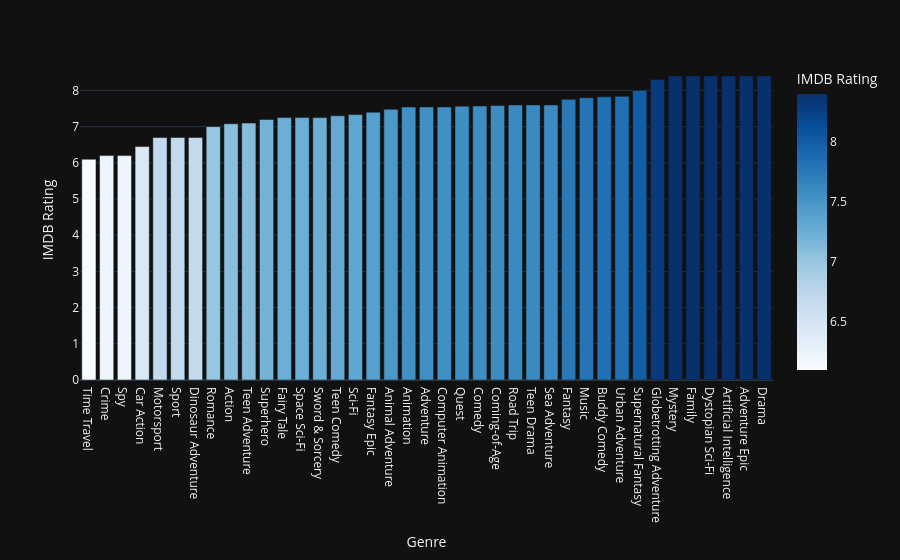

The notebook cell saved with this chart:
### Code cell
fig2 = px.bar(df_genre, x='value', y='imdb_score', template='plotly_dark', labels={'value': 'Genre', 'imdb_score': 'IMDB Rating'}, color_continuous_scale='Blues', color='imdb_score')
fig2.show()

### Figure 1 — Plotly figure (JSON) as saved in the notebook; plotly's stock layout.template omitted (floating-point values rounded to 4 significant figures)
{"data": [{"hovertemplate": "Genre=%{x}<br>IMDB Rating=%{marker.color}<extra></extra>", "legendgroup": "", "marker": {"color": [6.1, 6.2, 6.2, 6.45, 6.7, 6.7, 6.7, 7.0, 7.08, 7.1, 7.2, 7.25, 7.25, 7.25, 7.3, 7.333, 7.4, 7.48, 7.543, 7.543, 7.543, 7.567, 7.571, 7.583, 7.6, 7.6, 7.6, 7.757, 7.8, 7.825, 7.838, 8.0, 8.3, 8.4, 8.4, 8.4, 8.4, 8.4, 8.4], "coloraxis": "coloraxis", "pattern": {"shape": ""}}, "name": "", "orientation": "v", "showlegend": false, "textposition": "auto", "type": "bar", "x": ["Time Travel", "Crime", "Spy", "Car Action", "Motorsport", "Sport", "Dinosaur Adventure", "Romance", "Action", "Teen Adventure", "Superhero", "Fairy Tale", "Space Sci-Fi", "Sword & Sorcery", "Teen Comedy", "Sci-Fi", "Fantasy Epic", "Animal Adventure", "Animation", "Adventure", "Computer Animation", "Quest", "Comedy", "Coming-of-Age", "Road Trip", "Teen Drama", "Sea Adventure", "Fantasy", "Music", "Buddy Comedy", "Urban Adventure", "Supernatural Fantasy", "Globetrotting Adventure", "Mystery", "Family", "Dystopian Sci-Fi", "Artificial Intelligence", "Adventure Epic", "Drama"], "xaxis": "x", "y": [6.1, 6.2, 6.2, 6.45, 6.7, 6.7, 6.7, 7.0, 7.08, 7.1, 7.2, 7.25, 7.25, 7.25, 7.3, 7.333, 7.4, 7.48, 7.543, 7.543, 7.543, 7.567, 7.571, 7.583, 7.6, 7.6, 7.6, 7.757, 7.8, 7.825, 7.838, 8.0, 8.3, 8.4, 8.4, 8.4, 8.4, 8.4, 8.4], "yaxis": "y"}], "layout": {"barmode": "relative", "coloraxis": {"autocolorscale": false, "colorbar": {"title": {"text": "IMDB Rating"}}, "colorscale": [[0, "rgb(247,251,255)"], [0.125, "rgb(222,235,247)"], [0.25, "rgb(198,219,239)"], [0.375, "rgb(158,202,225)"], [0.5, "rgb(107,174,214)"], [0.625, "rgb(66,146,198)"], [0.75, "rgb(33,113,181)"], [0.875, "rgb(8,81,156)"], [1, "rgb(8,48,107)"]]}, "legend": {"tracegroupgap": 0}, "margin": {"t": 60}, "xaxis": {"anchor": "y", "domain": [0, 1], "title": {"text": "Genre"}}, "yaxis": {"anchor": "x", "domain": [0, 1], "title": {"text": "IMDB Rating"}}}}
